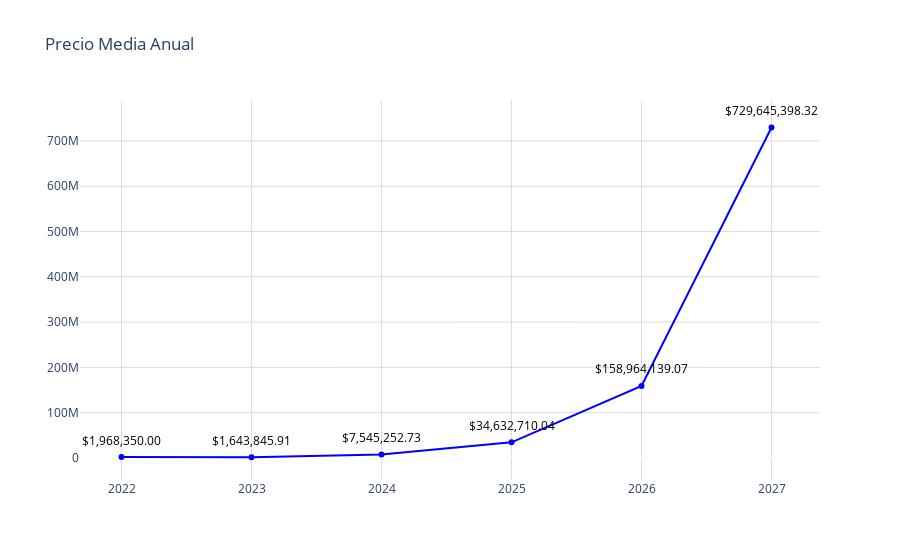

Here is the notebook cell this chart was saved with:
### Code cell
# Datos
año = pachuca_precio_media_anual['año']
promedio = pachuca_precio_media_anual['precio']

fig = go.Figure()
fig.add_trace(go.Scatter(
    x=año,
    y=promedio,
    mode='markers+lines',
    marker=dict(color='blue'),
))
# Agregar anotaciones para mostrar los valores encima de los puntos
for a, p in zip(año, promedio):
    fig.add_annotation(
        x=a,
        y=p,
        text=f"${p:,.2f}",  # Formatear el valor del promedio como moneda
        showarrow=False,
        font=dict(color='black', size=12),
        xshift=0,
        yshift=17,
        textangle=0
    )
# Actualizar diseño
fig.update_layout(
    title='Precio Media Anual',
    yaxis=dict(
        #range=[0, 4000000],  # Establecer el rango del eje y
        #tickvals=[0, 1000000,2000000, 3000000,4000000],  # Definir los valores de las marcas en el eje y
        #ticktext=['$0.00', '$1,000,000.00','$2,000,000.00','$3,000,000.00','$4,000,000.00'],  # Definir el texto de las marcas en el eje y
        gridcolor='#dddcda',   # Color de las líneas de la cuadrícula
        gridwidth=1  # Ancho de las líneas de la cuadrícula
    ),
    xaxis=dict(
        gridcolor='#dddcda', 
        tickmode='array',
        tickvals=año,
        ticktext=año
    ),
    plot_bgcolor='rgba(0,0,0,0)'
)
# Exportar gráfica como archivo HTML
def guardar_grafico_como_html(fig, nombre_archivo, carpeta='graficas'):
    # Crear la carpeta si no existe
    if not os.path.exists(carpeta):
        os.makedirs(carpeta)
    
    # Gráfica como archivo HTML en la carpeta especificada
    pio.write_html(fig, f'{carpeta}/{nombre_archivo}.html')

guardar_grafico_como_html(fig, 'g_scatt_preciomedianual_base_tulancingo', carpeta='graficas')
fig.show()

### Figure 1 — Plotly figure (JSON) as saved in the notebook; plotly's stock layout.template omitted (floating-point values rounded to 4 significant figures)
{"data": [{"marker": {"color": "blue"}, "mode": "markers+lines", "type": "scatter", "x": [2022, 2023, 2024, 2025, 2026, 2027], "y": [1968350, 1644000.0, 7545000.0, 34630000.0, 159000000.0, 729600000.0]}], "layout": {"annotations": [{"font": {"color": "black", "size": 12}, "showarrow": false, "text": "$1,968,350.00", "textangle": 0, "x": 2022, "xshift": 0, "y": 1968350, "yshift": 17}, {"font": {"color": "black", "size": 12}, "showarrow": false, "text": "$1,643,845.91", "textangle": 0, "x": 2023, "xshift": 0, "y": 1644000.0, "yshift": 17}, {"font": {"color": "black", "size": 12}, "showarrow": false, "text": "$7,545,252.73", "textangle": 0, "x": 2024, "xshift": 0, "y": 7545000.0, "yshift": 17}, {"font": {"color": "black", "size": 12}, "showarrow": false, "text": "$34,632,710.04", "textangle": 0, "x": 2025, "xshift": 0, "y": 34630000.0, "yshift": 17}, {"font": {"color": "black", "size": 12}, "showarrow": false, "text": "$158,964,139.07", "textangle": 0, "x": 2026, "xshift": 0, "y": 159000000.0, "yshift": 17}, {"font": {"color": "black", "size": 12}, "showarrow": false, "text": "$729,645,398.32", "textangle": 0, "x": 2027, "xshift": 0, "y": 729600000.0, "yshift": 17}], "plot_bgcolor": "rgba(0,0,0,0)", "title": {"text": "Precio Media Anual"}, "xaxis": {"gridcolor": "#dddcda", "tickmode": "array", "ticktext": [2022, 2023, 2024, 2025, 2026, 2027], "tickvals": [2022, 2023, 2024, 2025, 2026, 2027]}, "yaxis": {"gridcolor": "#dddcda", "gridwidth": 1}}}
